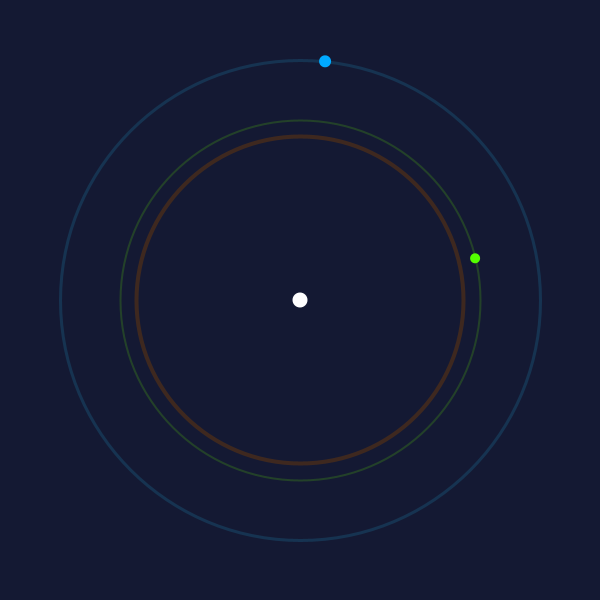
Frame 1 (no input)
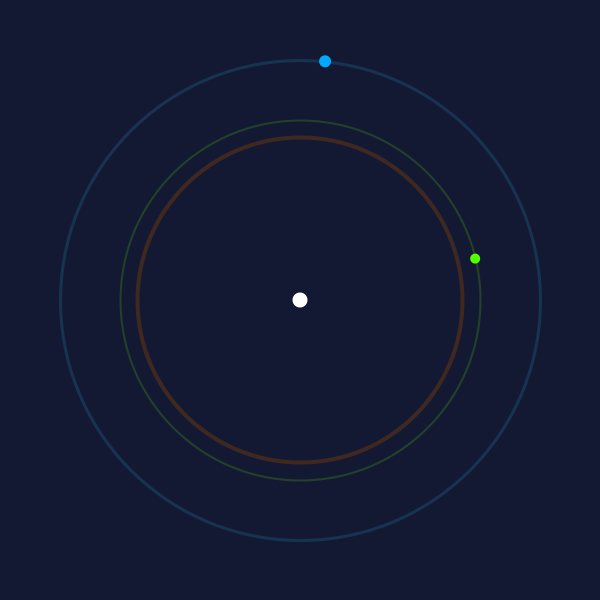
Frame 60 (the mouse pressed at the canvas centre just before this capture)
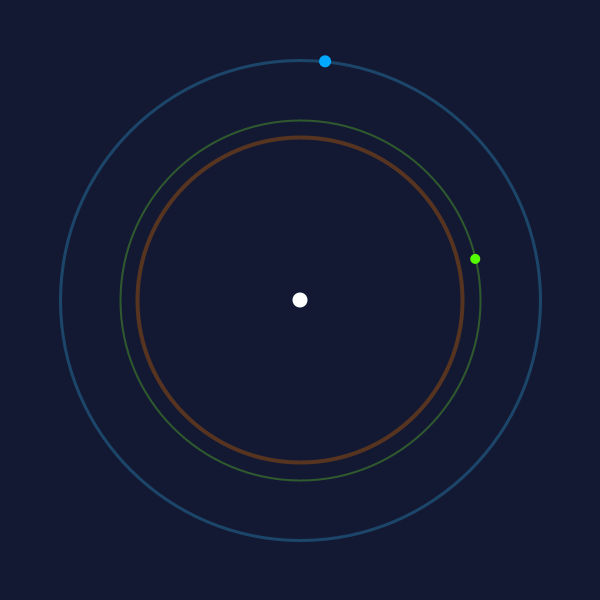
Frame 120 (the mouse held since frame 60 and released just before this capture)

The Processing sketch that drew these frames (run headless with seeded random() and noise(); from frame 60 on, the mouse is pressed at the canvas centre):

// Processing sketch: E4_Tiempo
// ── E4_Tiempo.pde
//E4_Tiempo
//Laura Andrea Hurtado - 202213259
//Con base en la lectura The Digital Architecture of Time Management de Judy Wajcman,
//el objetivo es repensar cómo percibimos y representamos el tiempo, alejándonos de
//la forma digital y mecánica a la que estamos acostumbrados.

//definición del canva
void setup() {
  size(600, 600);
  colorMode(HSB, 360, 100, 100);
  noFill();
}

void draw() {
  // Obtener hora del sistema
  int h = hour();
  int m = minute();
  int s = second();
  //Formato 24 horas para el efecto del color del cielo de fondo
  float hora24 = h + m / 60.0;
  // formato 12 horas para las manecillas
  float hora12 = h % 12 + m / 60.0;

  // ----------------- FONDO  -----------------
  //Madrugada Azul oscuro
  //Amanecer de azul a naranja
  //Dia azul claro
  //Atardecer pasa de naranja a azul
  //Noche azul oscuro

//Como se usa el sistema de color HBS se modifica el Hue y el Bright
//map para la trancisión del color
  float cieloHue;
  float cieloBright;

  if (hora24 < 6) {
    cieloHue = 230;
    cieloBright = 20;
  } else if (hora24 < 8) {
    cieloHue = map(hora24, 6, 8, 230, 30);
    cieloBright = map(hora24, 6, 8, 20, 90);
  } else if (hora24 < 18) {
    cieloHue = 210;
    cieloBright = 100;
  } else if (hora24 < 20) {
    cieloHue = map(hora24, 18, 20, 30, 230);
    cieloBright = map(hora24, 18, 20, 90, 20);
  } else {
    cieloHue = 230;
    cieloBright = 20;
  }

  background(cieloHue, 60, cieloBright);
  translate(width / 2, height / 2);
  
  // Intensidad de color variable cuando se acerca el mouse al centro
  float intensidadColor = map(mouseY, 0, height, 50, 100);

  // ----------------- RADIO BASES -----------------
  float horaRadio = 240;
  float minutoRadio = 180;


  // ----------------- HORA -----------------
  stroke(200, 80, intensidadColor, 100);
  strokeWeight(3);
  noFill();
  ellipse(0, 0, horaRadio * 2, horaRadio * 2);
  // Dibujo del punto para indicar la hora
  float anguloHora = map(hora12, 0, 12, 0, TWO_PI) - HALF_PI;
  float xHora = horaRadio * cos(anguloHora);
  float yHora = horaRadio * sin(anguloHora);
  fill(200, 100, 100);
  noStroke();
  ellipse(xHora, yHora, 12, 12);

  // ----------------- MINUTOS -----------------
  stroke(100, 80, intensidadColor, 100);
  strokeWeight(2);
  noFill();
  ellipse(0, 0, minutoRadio * 2, minutoRadio * 2);

  float anguloMinuto = map(m + s / 60.0, 0, 60, 0, TWO_PI) - HALF_PI;
  float xMin = minutoRadio * cos(anguloMinuto);
  float yMin = minutoRadio * sin(anguloMinuto);
  fill(100, 100, 100);
  noStroke();
  ellipse(xMin, yMin, 10, 10);

  // ----------------- SEGUNDOS -----------------
  // latido sincronizado con el segundo actual
  float segundoRadio = map(s, 0, 60, 40, 200);
  float pulso = map(sin(frameCount * 0.1), -1, 1, -10, 10);
  stroke(30, 100, intensidadColor, 100);
  strokeWeight(4);
  noFill();
  ellipse(0, 0, (segundoRadio + pulso) * 2, (segundoRadio + pulso) * 2);

  // ----------------- CENTRO -----------------
  fill(0, 0, 100);
  noStroke();
  ellipse(0, 0, 15, 15);
}

//Esta visualización del tiempo nace como una crítica y alternativa a la forma en que
//los dispositivos digitales actuales fragmentan, cuantifican y estandarizan nuestra
//percepción del tiempo. Inspirada en la reflexión de Judy Wajcman sobre cómo la
//tecnología moldea nuestra experiencia temporal, este reloj no busca mostrar la
//hora como un dato exacto, sino como un ritmo orgánico y cíclico, visualmente anclado
//en los cambios del entorno.


//Para realizar las pruebas de color se cambia la hora del dispositivo manualmente
